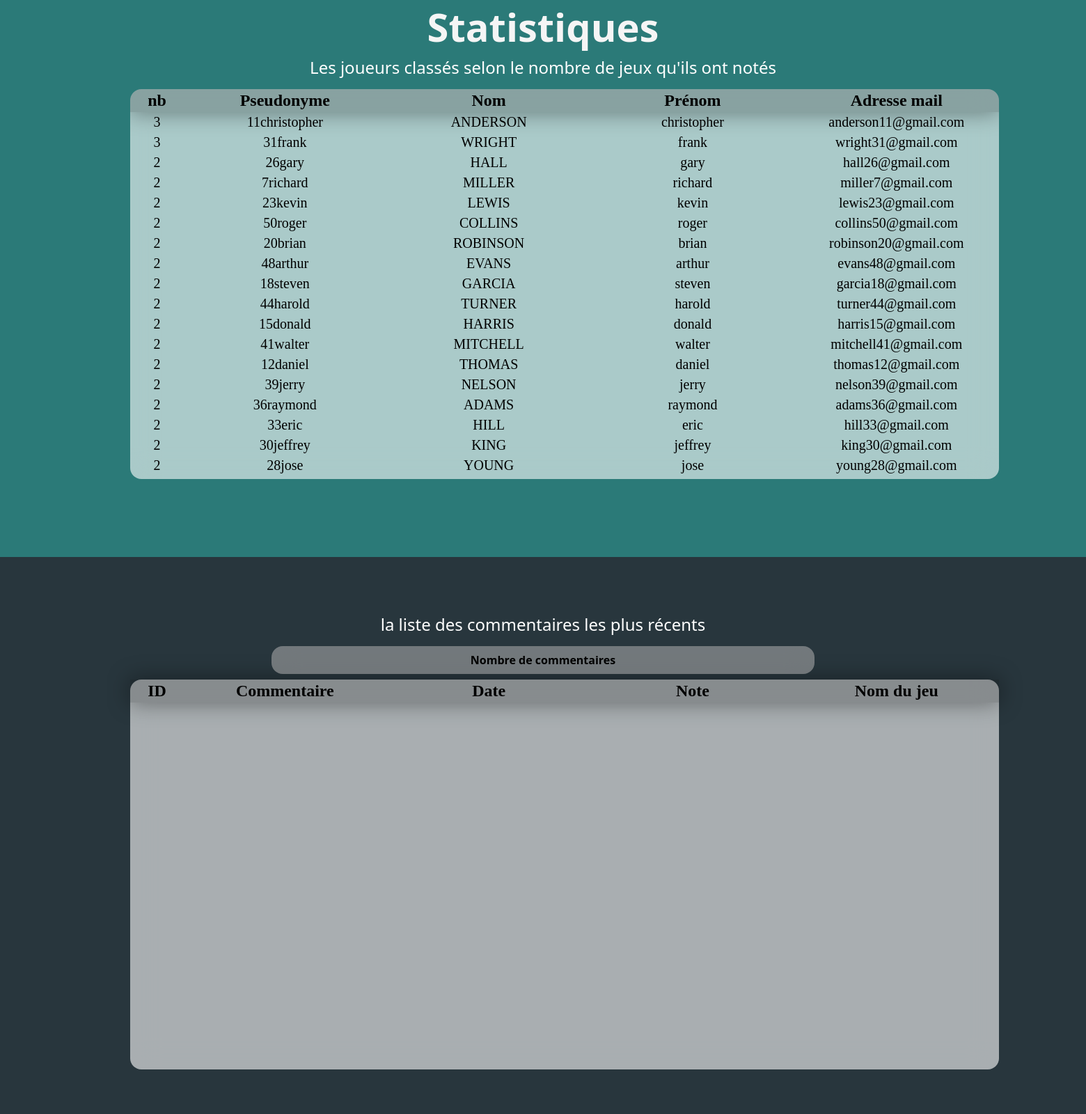
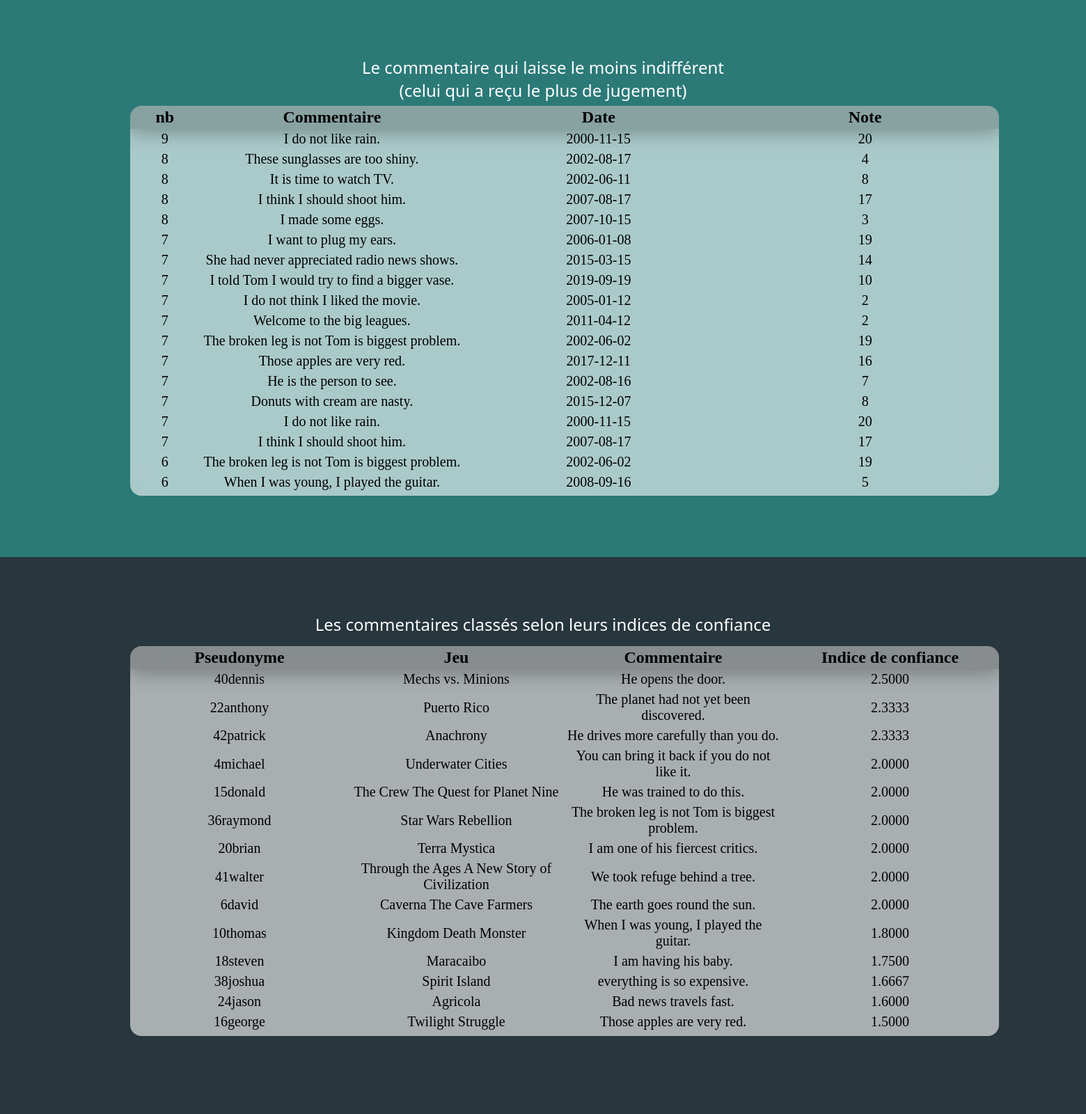
The page /statistics.php on the database its author committed (2 pictures, top to bottom).
### tables this page shows
create table JOUEURS
(
    PSEUDONYME                      CHAR(50)              not null,
    NOM_JOUEUR                      CHAR(50)                      ,
    PRENOM_JOUEUR                   CHAR(50)                      ,
    ADRESSE_MAIL                   CHAR(40)                      ,
    constraint pk_joueur primary key (PSEUDONYME)
);

create table NOTES
(
    ID_NOTE                         INT(3)               not null   ,
    COMMENTAIRE                     CHAR(50)                        ,
    DATE_NOTE                       DATE                            ,
    VALEUR                          INT(1)                          ,
    NOMBRE_JOUEURS                  INT(2)                          ,
    NOM_JEU                         CHAR(50)             not null   ,
    PSEUDONYME                      CHAR(50)             not null   ,
    constraint pk_note primary key (ID_NOTE)
);

### src/statistics.php (the view, shortened to what this page needs)
<!DOCTYPE html>
<html lang="en">
<head>
    <link rel="stylesheet" href="styles.css"/>
</head>
<body>
    <div class="pages">
        <div class="page-1">
            <div class="stats-title-page">Statistiques</div>
            <div class="stats-wrap">
                <div class="title-grid">Les joueurs classés selon le nombre de jeux qu'ils ont notés</div>
                <div class="stats-grid" style="margin-top: 6vh; border-radius: 2vh; overflow-y: scroll;" >
                <table style="width:100%; border-radius-bottom: 2vh; font-family: Montserrat; font-size: 3vh; background-color: rgb(0,0,0,.2); box-shadow: 0 0 4vh .1vh rgb(0,0,0,.4);" >
                            <tr>
                                <th style="width:5%; font-family: Montserrat; font-size: 3vh;">nb</th>
                                <th style="width:20%; font-family: Montserrat; font-size: 3vh;">Pseudonyme</th>
                                <th style="width:20%; font-family: Montserrat; font-size: 3vh;">Nom</th>
                                <th style="width:20%; font-family: Montserrat; font-size: 3vh;">Prénom</th>
                                <th style="width:20%; font-family: Montserrat; font-size: 3vh;">Adresse mail</th>
                            </tr>
                </table>
                <?php
                    $db = new PDO(
                        'mysql:host=localhost;dbname=mysql;charset=utf8',
                        'root',
                        ''
                        );
                   $rs = $db->prepare('SELECT COUNT(A.PSEUDONYME) NB, A.*
                                        FROM (SELECT * FROM JOUEURS NATURAL JOIN NOTES) A
                                        GROUP BY A.PSEUDONYME
                                        ORDER BY NB DESC;');
                   $rs->execute();
                   $themes = $rs->fetchAll();
                   foreach ($themes as $theme) {
                   ?>
                        <table style="width:100%">
                            <tr>
                                <td style="width: 5%; font-family: Montserrat; font-size: 2.5vh;"><?php echo $theme['NB'];?></td >
                                <td style="width: 20%; font-family: Montserrat; font-size: 2.5vh;"><?php echo $theme['PSEUDONYME'];?></td>
                                <td style="width: 20%; font-family: Montserrat; font-size: 2.5vh;"><?php echo $theme['NOM_JOUEUR'];?></td>
                                <td style="width: 20%; font-family: Montserrat; font-size: 2.5vh;"><?php echo $theme['PRENOM_JOUEUR'];?></td>
                                <td style="width: 20%; font-family: Montserrat; font-size: 2.5vh;"><?php echo $theme['ADRESSE_MAIL'];?></td>
                            </tr>
                   </table>
                   <?php
                    }
                    ?>
                </div>
            </div>
        </div>
        <div class="page-2">
            <div class="stats-wrap">
                <div class="title-grid">la liste des commentaires les plus récents</div>
                <button class="choose-button">Nombre de commentaires</button>
                <div class="stats-grid">
                    <table style="width:100%; border-radius-bottom: 2vh; font-family: Montserrat; font-size: 3vh; background-color: rgb(0,0,0,.2); box-shadow: 0 0 4vh .1vh rgb(0,0,0,.4);">
                        <tr>
                                <th style="width:5%; font-family: Montserrat; font-size: 3vh;">ID</th>
                                <th style="width:20%; font-family: Montserrat; font-size: 3vh;">Commentaire</th>
                                <th style="width:20%; font-family: Montserrat; font-size: 3vh;">Date</th>
                                <th style="width:20%; font-family: Montserrat; font-size: 3vh;">Note</th>
                                <th style="width:20%; font-family: Montserrat; font-size: 3vh;">Nom du jeu</th>
                        </tr>
                    </table>
                </div>
            </div>
        </div>
        <div class="page-3">
            <div class="stats-wrap">
                <div class="title-grid">Le commentaire qui laisse le moins indifférent <br> (celui qui a reçu le plus de jugement)</div>
                <div class="stats-grid" style="margin-top: 9vh; border-radius: 2vh; overflow-y: scroll;">
                <table  style="width:100%; border-radius-bottom: 2vh; font-family: Montserrat; font-size: 3vh; background-color: rgb(0,0,0,.2); box-shadow: 0 0 4vh .1vh rgb(0,0,0,.4);">
                            <tr>
                                <th style="width:5%; font-family: Montserrat; font-size: 3vh;">nb</th>
                                <th style="width:20%; font-family: Montserrat; font-size: 3vh;">Commentaire</th>
                                <th style="width:20%; font-family: Montserrat; font-size: 3vh;">Date</th>
                                <th style="width:20%; font-family: Montserrat; font-size: 3vh;">Note</th>
                            </tr>
                </table>
                <?php
                    $db = new PDO(
                        'mysql:host=localhost;dbname=mysql;charset=utf8',
                        'root',
                        ''
                        );
                    $rs = $db->prepare('SELECT *
                                    FROM  NOTES
                                    NATURAL JOIN (select count(*) NB, ID_NOTE from JUGEMENTS GROUP BY JUGEMENTS.ID_NOTE) A
                                    ORDER BY NB DESC;');
                   $rs->execute();
                   $themes = $rs->fetchAll();
                   foreach ($themes as $theme) {
                   ?>
                        <table style="width:100%">
                            <tr>
                                <td style="width: 5%; font-family: Montserrat; font-size: 2.5vh;"><?php echo $theme['NB'];?></td >
                                <td style="width: 20%; font-family: Montserrat; font-size: 2.5vh;"><?php echo $theme['COMMENTAIRE'];?></td>
                                <td style="width: 20%; font-family: Montserrat; font-size: 2.5vh;"><?php echo $theme['DATE_NOTE'];?></td>
                                <td style="width: 20%; font-family: Montserrat; font-size: 2.5vh;"><?php echo $theme['VALEUR'];?></td>
                            </tr>
                   </table>
                   <?php
                    }
                    ?>
                </div>
            </div>
        </div>
        <div class="page-4" style="background-color:  rgb(40, 54, 61);">
            <div class="stats-wrap">
                <div class="title-grid">Les commentaires classés selon leurs indices de confiance</div>
                <div class="stats-grid" style="margin-top: 6vh; border-radius: 2vh; overflow-y: scroll;">
                <table  style="width:100%; border-radius-bottom: 2vh; font-family: Montserrat; font-size: 3vh; background-color: rgb(0,0,0,.2); box-shadow: 0 0 4vh .1vh rgb(0,0,0,.4);">
                            <tr>
                                <th style="width:20%; font-family: Montserrat; font-size: 3vh;">Pseudonyme</th>
                                <th style="width:20%; font-family: Montserrat; font-size: 3vh;">Jeu</th>
                                <th style="width:20%; font-family: Montserrat; font-size: 3vh;">Commentaire</th>
                                <th style="width:20%; font-family: Montserrat; font-size: 3vh;">Indice de confiance</th>
                            </tr>
                </table>
                <?php
                    $db = new PDO(
                        'mysql:host=localhost;dbname=mysql;charset=utf8',
                        'root',
                        ''
                        );
                    $rs = $db->prepare("SELECT N.COMMENTAIRE, N.NOM_JEU, N.PSEUDONYME , (1+count(CASE WHEN J.AVIS = 'PERTINENT' THEN 1 END))/ (1+count(CASE WHEN J.AVIS = 'IMPERTINENT' THEN 1 END)) INDICE from NOTES N
                                        inner join JUGEMENTS J
                                        ON N.ID_NOTE = J.ID_NOTE
                                        GROUP BY N.COMMENTAIRE
                                        ORDER BY INDICE DESC;");
                   $rs->execute();
                   $themes = $rs->fetchAll();
                   foreach ($themes as $theme) {
                   ?>
                        <table style="width:100%;">
                            <tr>
                                <td style="width: 20%; font-family: Montserrat; font-size: 2.5vh;"><?php echo $theme['PSEUDONYME'];?></td>
                                <td style="width: 20%; font-family: Montserrat; font-size: 2.5vh;"><?php echo $theme['NOM_JEU'];?></td>
                                <td style="width: 20%; font-family: Montserrat; font-size: 2.5vh;"><?php echo $theme['COMMENTAIRE'];?></td>
                                <td style="width: 20%; font-family: Montserrat; font-size: 2.5vh;"><?php echo $theme['INDICE'];?></td>
                            </tr>
                   </table>
                   <?php
                    }
                    ?>
                </div>
            </div>
        </div>
    </div>
</body>
</html>

### src/styles.css (style rules this page uses)
html { height: 100%; aspect-ratio: 1; overflow-x: hidden; overflow-y: auto; background-color: rgb(40, 54, 61); }
.pages { z-index: -1; position: absolute; top: 0; left: 0; width: 100%; display: grid; grid-template-columns: auto; column-gap: 0px; }
.page-1, .page-2, .page-3, .page-4, .page-5, .page-6,.footer { position: relative; height: 100vh; width: 100%; }
.page-1 { background-color: rgb(43, 122, 120); }
.page-2 { background-color: rgb(40, 54, 61); }
.page-3 { background-color:rgb(43, 122, 120); }
.page-4 { background-color: olive; }
.consult-wrap, .stats-wrap { position: absolute; top: 50%; left: 50%; height: 80vh; transform: translate(-50%, -50%); text-align: center; }
.consult-wrap > .title-grid, .stats-wrap > .title-grid { display: inline-block; height: 6vh; width: 60vw; color: white; text-align: center; font-family: system-ui, -apple-system, BlinkMacSystemFont, 'Segoe UI', Roboto, Oxygen, Ubuntu, Cantarell, 'Open Sans', 'Helvetica Neue', sans-serif; font-size: 3vh; font-weight: 500; }
.choose-button { display: inline-block; height: 5vh; width: 50vw; font-family: system-ui, -apple-system, BlinkMacSystemFont, 'Segoe UI', Roboto, Oxygen, Ubuntu, Cantarell, 'Open Sans', 'Helvetica Neue', sans-serif; font-size: 2vh; font-weight: 600; text-align: center; border: none; cursor: pointer; transition: .2s ease-out; background-color: rgb(189, 188, 188, .5); backdrop-filter: blur(20px); color: black; border-radius: 2vh; }
.consult-grid, .stats-grid { z-index: -1; display: inline-block; position: absolute; left: 0; margin: 1vh; margin-left: -8vw; height: 70vh; width: 80vw; border-radius: 2vh; background-color: rgb(255, 255, 255, .6); backdrop-filter: blur(20px); }
.consult-title-page, .stats-title-page, .about-title-page, .index-title-page { position: absolute; top: 0; left: 50%; transform: translateX(-50%); color: whitesmoke; font-family: system-ui, -apple-system, BlinkMacSystemFont, 'Segoe UI', Roboto, Oxygen, Ubuntu, Cantarell, 'Open Sans', 'Helvetica Neue', sans-serif; font-size: 7vh; font-weight: 700; }

### rows shown on the page
joueurs: NB "3", PSEUDONYME "11christopher", NOM_JOUEUR "ANDERSON", PRENOM_JOUEUR "christopher", ADRESSE_MAIL "anderson11@gmail.com"
joueurs: NB "3", PSEUDONYME "31frank", NOM_JOUEUR "WRIGHT", PRENOM_JOUEUR "frank", ADRESSE_MAIL "wright31@gmail.com"
joueurs: NB "2", PSEUDONYME "26gary", NOM_JOUEUR "HALL", PRENOM_JOUEUR "gary", ADRESSE_MAIL "hall26@gmail.com"
joueurs: NB "2", PSEUDONYME "7richard", NOM_JOUEUR "MILLER", PRENOM_JOUEUR "richard", ADRESSE_MAIL "miller7@gmail.com"
joueurs: NB "2", PSEUDONYME "23kevin", NOM_JOUEUR "LEWIS", PRENOM_JOUEUR "kevin", ADRESSE_MAIL "lewis23@gmail.com"
joueurs: NB "2", PSEUDONYME "50roger", NOM_JOUEUR "COLLINS", PRENOM_JOUEUR "roger", ADRESSE_MAIL "collins50@gmail.com"
joueurs: NB "2", PSEUDONYME "20brian", NOM_JOUEUR "ROBINSON", PRENOM_JOUEUR "brian", ADRESSE_MAIL "robinson20@gmail.com"
joueurs: NB "2", PSEUDONYME "48arthur", NOM_JOUEUR "EVANS", PRENOM_JOUEUR "arthur", ADRESSE_MAIL "evans48@gmail.com"
joueurs: NB "2", PSEUDONYME "18steven", NOM_JOUEUR "GARCIA", PRENOM_JOUEUR "steven", ADRESSE_MAIL "garcia18@gmail.com"
joueurs: NB "2", PSEUDONYME "44harold", NOM_JOUEUR "TURNER", PRENOM_JOUEUR "harold", ADRESSE_MAIL "turner44@gmail.com"
joueurs: NB "2", PSEUDONYME "15donald", NOM_JOUEUR "HARRIS", PRENOM_JOUEUR "donald", ADRESSE_MAIL "harris15@gmail.com"
joueurs: NB "2", PSEUDONYME "41walter", NOM_JOUEUR "MITCHELL", PRENOM_JOUEUR "walter", ADRESSE_MAIL "mitchell41@gmail.com"
joueurs: NB "2", PSEUDONYME "12daniel", NOM_JOUEUR "THOMAS", PRENOM_JOUEUR "daniel", ADRESSE_MAIL "thomas12@gmail.com"
joueurs: NB "2", PSEUDONYME "39jerry", NOM_JOUEUR "NELSON", PRENOM_JOUEUR "jerry", ADRESSE_MAIL "nelson39@gmail.com"
joueurs: NB "2", PSEUDONYME "36raymond", NOM_JOUEUR "ADAMS", PRENOM_JOUEUR "raymond", ADRESSE_MAIL "adams36@gmail.com"
joueurs: NB "2", PSEUDONYME "33eric", NOM_JOUEUR "HILL", PRENOM_JOUEUR "eric", ADRESSE_MAIL "hill33@gmail.com"
joueurs: NB "2", PSEUDONYME "30jeffrey", NOM_JOUEUR "KING", PRENOM_JOUEUR "jeffrey", ADRESSE_MAIL "king30@gmail.com"
joueurs: NB "2", PSEUDONYME "28jose", NOM_JOUEUR "YOUNG", PRENOM_JOUEUR "jose", ADRESSE_MAIL "young28@gmail.com"
notes: NB "9", COMMENTAIRE "I do not like rain.", DATE_NOTE "2000-11-15", VALEUR "20"
notes: NB "8", COMMENTAIRE "These sunglasses are too shiny.", DATE_NOTE "2002-08-17", VALEUR "4"
notes: NB "8", COMMENTAIRE "It is time to watch TV.", DATE_NOTE "2002-06-11", VALEUR "8"
notes: NB "8", COMMENTAIRE "I think I should shoot him.", DATE_NOTE "2007-08-17", VALEUR "17"
notes: NB "8", COMMENTAIRE "I made some eggs.", DATE_NOTE "2007-10-15", VALEUR "3"
notes: NB "7", COMMENTAIRE "I want to plug my ears.", DATE_NOTE "2006-01-08", VALEUR "19"
notes: NB "7", COMMENTAIRE "She had never appreciated radio news shows.", DATE_NOTE "2015-03-15", VALEUR "14"
notes: NB "7", COMMENTAIRE "I told Tom I would try to find a bigger vase.", DATE_NOTE "2019-09-19", VALEUR "10"
notes: NB "7", COMMENTAIRE "I do not think I liked the movie.", DATE_NOTE "2005-01-12", VALEUR "2"
notes: NB "7", COMMENTAIRE "Welcome to the big leagues.", DATE_NOTE "2011-04-12", VALEUR "2"
notes: NB "7", COMMENTAIRE "The broken leg is not Tom is biggest problem.", DATE_NOTE "2002-06-02", VALEUR "19"
notes: NB "7", COMMENTAIRE "Those apples are very red.", DATE_NOTE "2017-12-11", VALEUR "16"
notes: NB "7", COMMENTAIRE "He is the person to see.", DATE_NOTE "2002-08-16", VALEUR "7"
notes: NB "7", COMMENTAIRE "Donuts with cream are nasty.", DATE_NOTE "2015-12-07", VALEUR "8"
notes: NB "7", COMMENTAIRE "I do not like rain.", DATE_NOTE "2000-11-15", VALEUR "20"
notes: NB "7", COMMENTAIRE "I think I should shoot him.", DATE_NOTE "2007-08-17", VALEUR "17"
notes: NB "6", COMMENTAIRE "The broken leg is not Tom is biggest problem.", DATE_NOTE "2002-06-02", VALEUR "19"
notes: NB "6", COMMENTAIRE "When I was young, I played the guitar.", DATE_NOTE "2008-09-16", VALEUR "5"

### other values the page prints
$theme['PSEUDONYME'] "40dennis"
$theme['NOM_JEU'] "Mechs vs. Minions"
$theme['COMMENTAIRE'] "He opens the door."
$theme['INDICE'] "2.5000"
$theme['PSEUDONYME'] "22anthony"
$theme['NOM_JEU'] "Puerto Rico"
$theme['COMMENTAIRE'] "The planet had not yet been discovered."
$theme['INDICE'] "2.3333"
$theme['PSEUDONYME'] "42patrick"
$theme['NOM_JEU'] "Anachrony"
$theme['COMMENTAIRE'] "He drives more carefully than you do."
$theme['PSEUDONYME'] "4michael"
$theme['NOM_JEU'] "Underwater Cities"
$theme['COMMENTAIRE'] "You can bring it back if you do not like it."
$theme['INDICE'] "2.0000"
